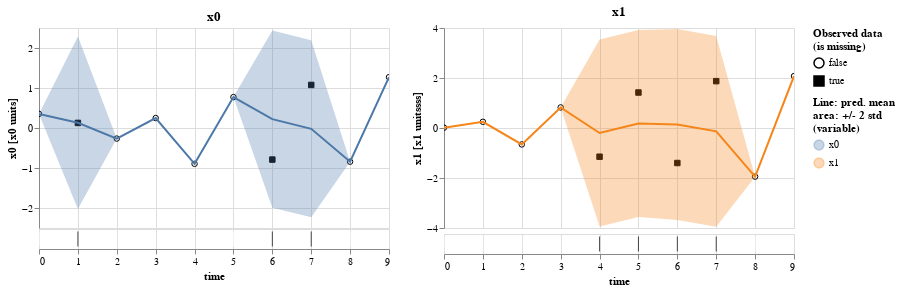

Source (notebook cell):
### Code cell
res.display_results()

### Figure 1 — Vega-Lite specification as saved in the notebook (floating-point values rounded to 4 significant figures)
{"config": {"view": {"continuousWidth": 400, "continuousHeight": 300}}, "vconcat": [{"hconcat": [{"vconcat": [{"layer": [{"data": {"name": "data-e81d2144f040e9eaee9917835d7e5b22"}, "mark": {"type": "point", "color": "black", "fillOpacity": 1, "strokeWidth": 1}, "encoding": {"fill": {"field": "is_missing", "legend": {"title": ["Observed data", "(is missing)"]}, "scale": {"range": ["#ffffff00", "black"]}, "type": "nominal"}, "shape": {"field": "is_missing", "type": "nominal"}, "x": {"axis": {"domain": false, "labels": false, "ticks": false, "title": null}, "field": "time", "type": "quantitative"}, "y": {"field": "value", "scale": {"zero": false}, "title": "x0 [x0 units]", "type": "quantitative"}}}, {"layer": [{"mark": "errorband", "encoding": {"color": {"field": "variable", "legend": {"title": ["Line: pred. mean", "area: +/- 2 std", "(variable)"]}, "type": "nominal"}, "tooltip": [{"field": "std", "format": ".4", "type": "quantitative"}, {"field": "mean", "format": ".4", "type": "quantitative"}], "x": {"field": "time", "type": "quantitative"}, "y": {"field": "err_low", "scale": {"zero": false}, "title": "x0 [x0 units]", "type": "quantitative"}, "y2": {"field": "err_high"}}, "height": 200, "transform": [{"calculate": "datum.mean - 2 * datum.std", "as": "err_low"}, {"calculate": "datum.mean + 2 * datum.std", "as": "err_high"}], "width": 350}, {"mark": "line", "encoding": {"color": {"field": "variable", "type": "nominal"}, "x": {"field": "time", "type": "quantitative"}, "y": {"field": "mean", "scale": {"zero": false}, "title": "x0 [x0 units]", "type": "quantitative"}}, "selection": {"selector005": {"type": "interval", "bind": "scales", "encodings": ["x"]}}, "title": "x0"}], "data": {"name": "data-e47889cb36a1ec6a8066b2249e8c02c0"}}]}, {"data": {"name": "data-e81d2144f040e9eaee9917835d7e5b22"}, "mark": {"type": "tick", "color": "black"}, "encoding": {"color": {"condition": {"value": "black", "test": "datum.is_missing"}, "value": "white"}, "x": {"field": "time", "type": "quantitative"}}, "selection": {"selector005": {"type": "interval", "bind": "scales", "encodings": ["x"]}}, "width": 350}], "spacing": -10}, {"vconcat": [{"layer": [{"data": {"name": "data-8f2aafb359cb71b6d770947a717d8f17"}, "mark": {"type": "point", "color": "black", "fillOpacity": 1, "strokeWidth": 1}, "encoding": {"fill": {"field": "is_missing", "legend": {"title": ["Observed data", "(is missing)"]}, "scale": {"range": ["#ffffff00", "black"]}, "type": "nominal"}, "shape": {"field": "is_missing", "type": "nominal"}, "x": {"axis": {"domain": false, "labels": false, "ticks": false, "title": null}, "field": "time", "type": "quantitative"}, "y": {"field": "value", "scale": {"zero": false}, "title": "x1 [x1 unitssss]", "type": "quantitative"}}}, {"layer": [{"mark": "errorband", "encoding": {"color": {"field": "variable", "legend": {"title": ["Line: pred. mean", "area: +/- 2 std", "(variable)"]}, "type": "nominal"}, "tooltip": [{"field": "std", "format": ".4", "type": "quantitative"}, {"field": "mean", "format": ".4", "type": "quantitative"}], "x": {"field": "time", "type": "quantitative"}, "y": {"field": "err_low", "scale": {"zero": false}, "title": "x1 [x1 unitssss]", "type": "quantitative"}, "y2": {"field": "err_high"}}, "height": 200, "transform": [{"calculate": "datum.mean - 2 * datum.std", "as": "err_low"}, {"calculate": "datum.mean + 2 * datum.std", "as": "err_high"}], "width": 350}, {"mark": "line", "encoding": {"color": {"field": "variable", "type": "nominal"}, "x": {"field": "time", "type": "quantitative"}, "y": {"field": "mean", "scale": {"zero": false}, "title": "x1 [x1 unitssss]", "type": "quantitative"}}, "selection": {"selector005": {"type": "interval", "bind": "scales", "encodings": ["x"]}}, "title": "x1"}], "data": {"name": "data-80e0cfc47cedca606daa420410abae1e"}}]}, {"data": {"name": "data-8f2aafb359cb71b6d770947a717d8f17"}, "mark": {"type": "tick", "color": "black"}, "encoding": {"color": {"condition": {"value": "black", "test": "datum.is_missing"}, "value": "white"}, "x": {"field": "time", "type": "quantitative"}}, "selection": {"selector005": {"type": "interval", "bind": "scales", "encodings": ["x"]}}, "width": 350}], "spacing": -10}]}, {"hconcat": []}, {"hconcat": []}, {"hconcat": []}, {"hconcat": []}, {"hconcat": []}, {"hconcat": []}, {"hconcat": []}, {"hconcat": []}, {"hconcat": []}], "$schema": "https://vega.github.io/schema/vega-lite/v4.17.0.json", "datasets": {"data-e81d2144f040e9eaee9917835d7e5b22": [{"time": 0.0, "variable": "x0", "value": 0.353, "is_missing": false}, {"time": 1.0, "variable": "x0", "value": 0.127, "is_missing": true}, {"time": 2.0, "variable": "x0", "value": -0.2643, "is_missing": false}, {"time": 3.0, "variable": "x0", "value": 0.2488, "is_missing": false}, {"time": 4.0, "variable": "x0", "value": -0.8961, "is_missing": false}, {"time": 5.0, "variable": "x0", "value": 0.7731, "is_missing": false}, {"time": 6.0, "variable": "x0", "value": -0.7895, "is_missing": true}, {"time": 7.0, "variable": "x0", "value": 1.077, "is_missing": true}, {"time": 8.0, "variable": "x0", "value": -0.8416, "is_missing": false}, {"time": 9.0, "variable": "x0", "value": 1.27, "is_missing": false}], "data-e47889cb36a1ec6a8066b2249e8c02c0": [{"time": 0.0, "variable": "x0", "mean": 0.353, "std": null}, {"time": 2.0, "variable": "x0", "mean": -0.2643, "std": null}, {"time": 3.0, "variable": "x0", "mean": 0.2488, "std": null}, {"time": 8.0, "variable": "x0", "mean": -0.8416, "std": null}, {"time": 9.0, "variable": "x0", "mean": 1.27, "std": null}, {"time": 1.0, "variable": "x0", "mean": 0.1303, "std": 1.078}, {"time": 4.0, "variable": "x0", "mean": -0.8961, "std": 0.0}, {"time": 5.0, "variable": "x0", "mean": 0.7731, "std": 0.0}, {"time": 6.0, "variable": "x0", "mean": 0.2222, "std": 1.108}, {"time": 7.0, "variable": "x0", "mean": -0.02103, "std": 1.106}], "data-8f2aafb359cb71b6d770947a717d8f17": [{"time": 0.0, "variable": "x1", "value": 0.01327, "is_missing": false}, {"time": 1.0, "variable": "x1", "value": 0.2488, "is_missing": false}, {"time": 2.0, "variable": "x1", "value": -0.658, "is_missing": false}, {"time": 3.0, "variable": "x1", "value": 0.8229, "is_missing": false}, {"time": 4.0, "variable": "x1", "value": -1.149, "is_missing": true}, {"time": 5.0, "variable": "x1", "value": 1.42, "is_missing": true}, {"time": 6.0, "variable": "x1", "value": -1.4, "is_missing": true}, {"time": 7.0, "variable": "x1", "value": 1.874, "is_missing": true}, {"time": 8.0, "variable": "x1", "value": -1.945, "is_missing": false}, {"time": 9.0, "variable": "x1", "value": 2.074, "is_missing": false}], "data-80e0cfc47cedca606daa420410abae1e": [{"time": 0.0, "variable": "x1", "mean": 0.01327, "std": null}, {"time": 2.0, "variable": "x1", "mean": -0.658, "std": null}, {"time": 3.0, "variable": "x1", "mean": 0.8229, "std": null}, {"time": 8.0, "variable": "x1", "mean": -1.945, "std": null}, {"time": 9.0, "variable": "x1", "mean": 2.074, "std": null}, {"time": 1.0, "variable": "x1", "mean": 0.2488, "std": 0.0}, {"time": 4.0, "variable": "x1", "mean": -0.1992, "std": 1.869}, {"time": 5.0, "variable": "x1", "mean": 0.1795, "std": 1.872}, {"time": 6.0, "variable": "x1", "mean": 0.1385, "std": 1.909}, {"time": 7.0, "variable": "x1", "mean": -0.1325, "std": 1.908}]}}
